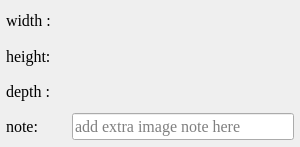
<?xml version="1.0" encoding="UTF-8"?>
<ui version="4.0">
 <class>Form</class>
 <widget class="QWidget" name="Form">
  <property name="geometry">
   <rect>
    <x>0</x>
    <y>0</y>
    <width>300</width>
    <height>147</height>
   </rect>
  </property>
  <property name="minimumSize">
   <size>
    <width>0</width>
    <height>0</height>
   </size>
  </property>
  <property name="maximumSize">
   <size>
    <width>16777215</width>
    <height>150</height>
   </size>
  </property>
  <property name="font">
   <font>
    <family>Times New Roman</family>
    <pointsize>12</pointsize>
   </font>
  </property>
  <property name="windowTitle">
   <string>Form</string>
  </property>
  <layout class="QVBoxLayout" name="verticalLayout">
   <property name="spacing">
    <number>6</number>
   </property>
   <property name="leftMargin">
    <number>6</number>
   </property>
   <property name="topMargin">
    <number>6</number>
   </property>
   <property name="rightMargin">
    <number>6</number>
   </property>
   <property name="bottomMargin">
    <number>6</number>
   </property>
   <item>
    <widget class="QWidget" name="widget" native="true">
     <property name="minimumSize">
      <size>
       <width>0</width>
       <height>0</height>
      </size>
     </property>
     <property name="maximumSize">
      <size>
       <width>16777215</width>
       <height>16777215</height>
      </size>
     </property>
     <layout class="QHBoxLayout" name="horizontalLayout">
      <property name="leftMargin">
       <number>0</number>
      </property>
      <property name="topMargin">
       <number>0</number>
      </property>
      <property name="rightMargin">
       <number>0</number>
      </property>
      <property name="bottomMargin">
       <number>0</number>
      </property>
      <item>
       <widget class="QLabel" name="label">
        <property name="minimumSize">
         <size>
          <width>60</width>
          <height>0</height>
         </size>
        </property>
        <property name="maximumSize">
         <size>
          <width>60</width>
          <height>16777215</height>
         </size>
        </property>
        <property name="text">
         <string>width :</string>
        </property>
       </widget>
      </item>
      <item>
       <widget class="QLabel" name="label_width">
        <property name="minimumSize">
         <size>
          <width>0</width>
          <height>0</height>
         </size>
        </property>
        <property name="maximumSize">
         <size>
          <width>16777215</width>
          <height>16777215</height>
         </size>
        </property>
        <property name="text">
         <string/>
        </property>
       </widget>
      </item>
     </layout>
    </widget>
   </item>
   <item>
    <widget class="QWidget" name="widget_2" native="true">
     <property name="minimumSize">
      <size>
       <width>0</width>
       <height>0</height>
      </size>
     </property>
     <property name="maximumSize">
      <size>
       <width>16777215</width>
       <height>16777215</height>
      </size>
     </property>
     <layout class="QHBoxLayout" name="horizontalLayout_2">
      <property name="leftMargin">
       <number>0</number>
      </property>
      <property name="topMargin">
       <number>0</number>
      </property>
      <property name="rightMargin">
       <number>0</number>
      </property>
      <property name="bottomMargin">
       <number>0</number>
      </property>
      <item>
       <widget class="QLabel" name="label_2">
        <property name="minimumSize">
         <size>
          <width>60</width>
          <height>0</height>
         </size>
        </property>
        <property name="maximumSize">
         <size>
          <width>60</width>
          <height>16777215</height>
         </size>
        </property>
        <property name="text">
         <string>height:</string>
        </property>
       </widget>
      </item>
      <item>
       <widget class="QLabel" name="label_height">
        <property name="minimumSize">
         <size>
          <width>0</width>
          <height>0</height>
         </size>
        </property>
        <property name="maximumSize">
         <size>
          <width>16777215</width>
          <height>16777215</height>
         </size>
        </property>
        <property name="text">
         <string/>
        </property>
       </widget>
      </item>
     </layout>
    </widget>
   </item>
   <item>
    <widget class="QWidget" name="widget_4" native="true">
     <property name="minimumSize">
      <size>
       <width>0</width>
       <height>0</height>
      </size>
     </property>
     <property name="maximumSize">
      <size>
       <width>16777215</width>
       <height>16777215</height>
      </size>
     </property>
     <layout class="QHBoxLayout" name="horizontalLayout_4">
      <property name="leftMargin">
       <number>0</number>
      </property>
      <property name="topMargin">
       <number>0</number>
      </property>
      <property name="rightMargin">
       <number>0</number>
      </property>
      <property name="bottomMargin">
       <number>0</number>
      </property>
      <item>
       <widget class="QLabel" name="label_3">
        <property name="minimumSize">
         <size>
          <width>60</width>
          <height>0</height>
         </size>
        </property>
        <property name="maximumSize">
         <size>
          <width>60</width>
          <height>16777215</height>
         </size>
        </property>
        <property name="text">
         <string>depth :</string>
        </property>
       </widget>
      </item>
      <item>
       <widget class="QLabel" name="label_depth">
        <property name="minimumSize">
         <size>
          <width>0</width>
          <height>0</height>
         </size>
        </property>
        <property name="maximumSize">
         <size>
          <width>16777215</width>
          <height>16777215</height>
         </size>
        </property>
        <property name="text">
         <string/>
        </property>
       </widget>
      </item>
     </layout>
    </widget>
   </item>
   <item>
    <widget class="QWidget" name="widget_3" native="true">
     <property name="minimumSize">
      <size>
       <width>0</width>
       <height>0</height>
      </size>
     </property>
     <property name="maximumSize">
      <size>
       <width>16777215</width>
       <height>16777215</height>
      </size>
     </property>
     <layout class="QHBoxLayout" name="horizontalLayout_3">
      <property name="leftMargin">
       <number>0</number>
      </property>
      <property name="topMargin">
       <number>0</number>
      </property>
      <property name="rightMargin">
       <number>0</number>
      </property>
      <property name="bottomMargin">
       <number>0</number>
      </property>
      <item>
       <widget class="QLabel" name="label_5">
        <property name="minimumSize">
         <size>
          <width>60</width>
          <height>0</height>
         </size>
        </property>
        <property name="maximumSize">
         <size>
          <width>60</width>
          <height>16777215</height>
         </size>
        </property>
        <property name="text">
         <string>note:</string>
        </property>
       </widget>
      </item>
      <item>
       <widget class="QLineEdit" name="lineEdit_note">
        <property name="minimumSize">
         <size>
          <width>200</width>
          <height>0</height>
         </size>
        </property>
        <property name="maximumSize">
         <size>
          <width>16777215</width>
          <height>16777215</height>
         </size>
        </property>
        <property name="placeholderText">
         <string>add extra image note here</string>
        </property>
       </widget>
      </item>
     </layout>
    </widget>
   </item>
  </layout>
 </widget>
 <resources/>
 <connections/>
</ui>
